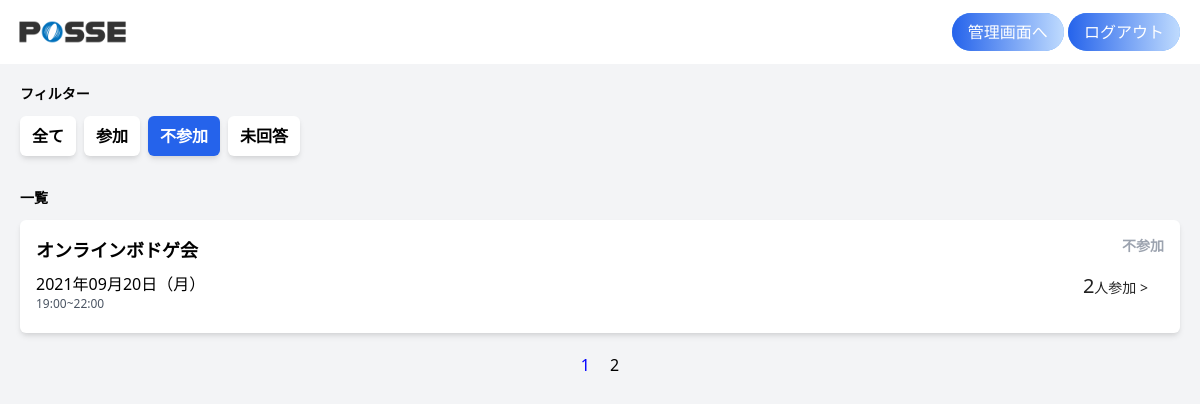
/index.php/?page_id=1&status_id=2 (signed in), run on the app's committed database.
### tables this page shows
CREATE TABLE `events` (
  `id` int NOT NULL,
  `name` varchar(10) NOT NULL,
  `start_at` datetime DEFAULT NULL,
  `end_at` datetime DEFAULT NULL,
  `created_at` datetime DEFAULT CURRENT_TIMESTAMP,
  `updated_at` datetime DEFAULT CURRENT_TIMESTAMP ON UPDATE CURRENT_TIMESTAMP,
  `deleted_at` datetime DEFAULT NULL
);

CREATE TABLE `status` (
  `id` int NOT NULL,
  `name` varchar(255) NOT NULL
);

### src/index.php (the view, shortened to what this page needs)
<?php
require('dbconnect.php');
function get_day_of_week($w)
{
  $day_of_week_list = ['日', '月', '火', '水', '木', '金', '土'];
  return $day_of_week_list["$w"];
}
$user_id = $_SESSION["ID"];
?>
<!DOCTYPE html>
<html lang="ja">
<head>
  <link href="https://unpkg.com/tailwindcss@^2/dist/tailwind.min.css" rel="stylesheet">
  <link rel="stylesheet" href="/style.css">
</head>
<body>
  <header class="h-16">
    <div class="flex justify-between items-center w-full h-full mx-auto pl-2 pr-5">
      <div class="h-full">
        <a href="/"><img src="/img/header-logo.png" alt="" class="h-full"></a>
      </div>
      <div>
        <?php if ($_SESSION["ADMIN"] == 1) : ?>
          <a href="/manage/eventlist" class="text-white bg-blue-400 px-4 py-2 rounded-3xl bg-gradient-to-r from-blue-600 to-blue-200">管理画面へ</a>
        <?php endif ?>
        <a href="/session/logout.php" class="text-white bg-blue-400 px-4 py-2 rounded-3xl bg-gradient-to-r from-blue-600 to-blue-200">ログアウト</a>
      </div>
    </div>
  </header>
  <main class="bg-gray-100 h-screen">
    <div class="w-full mx-auto p-5">
      <div id="filter" class="mb-8">
        <h2 class="text-sm font-bold mb-3">フィルター</h2>
        <div class="flex">
          <a href="/index.php/?page_id=1" class="px-3 py-2 text-md font-bold mr-2 rounded-md shadow-md <?= !$_GET['status_id'] && $_GET['status_id'] != "0" ? "bg-blue-600 text-white" : "bg-white" ?> ">全て</a>
          <a href="/index.php/?page_id=1&status_id=1" class="px-3 py-2 text-md font-bold mr-2 rounded-md shadow-md <?= $_GET['status_id'] == 1 ? "bg-blue-600 text-white" : "bg-white" ?> ">参加</a>
          <a href="/index.php/?page_id=1&status_id=2" class="px-3 py-2 text-md font-bold mr-2 rounded-md shadow-md <?= $_GET['status_id'] == 2 ? "bg-blue-600 text-white" : "bg-white" ?>">不参加</a>
          <a href="/index.php/?page_id=1&status_id=0" class="px-3 py-2 text-md font-bold mr-2 rounded-md shadow-md <?= $_GET['status_id'] == "0" ? "bg-blue-600 text-white" : "bg-white" ?>">未回答</a>
        </div>
      </div>
      <?php
      $get_status_id = $_GET['status_id'];
      ?>
      <div id="events-list">
        <div class="flex justify-between items-center mb-3">
          <h2 class="text-sm font-bold">一覧</h2>
        </div>
        <?php
        $Selected_events_number = $db->query("SELECT  count(*) FROM events WHERE CURDATE() <= start_at")->fetch(PDO::FETCH_COLUMN);
        if ($get_status_id == "none" || $get_status_id == null) {
          $status_sql = "";
          $get_status_id == "none";
        } else {
          $status_sql = "AND event_attendance.status_id = $get_status_id";
        }
        $Selected_All_events = "SELECT events.id, events.name, events.start_at, events.end_at , status.id as status_id , status.name as status_name FROM events
        INNER JOIN event_attendance ON events.id = event_attendance.event_id
        INNER JOIN status ON event_attendance.status_id = status.id
        WHERE  event_attendance.user_id = $user_id AND CURDATE() <= events.start_at $status_sql
        ORDER BY events.start_at";
        $event_contents = $db->query($Selected_All_events)->fetchAll();
        $participants_number_sql = "SELECT events.id , COUNT(event_attendance.user_id) as number, GROUP_CONCAT( ' \n', users.name ) as user_names FROM events
        INNER JOIN event_attendance ON events.id = event_attendance.event_id
        INNER JOIN status ON event_attendance.status_id = status.id
        INNER JOIN users ON event_attendance.user_id =  users.id
        WHERE  event_attendance.status_id = 1 AND CURDATE() <= events.start_at
        GROUP BY events.id
        ORDER BY events.start_at";
        $participants_number = $db->query($participants_number_sql)->fetchAll(PDO::FETCH_ASSOC | PDO::FETCH_UNIQUE);
        $max_page = ceil($Selected_events_number / MAX);
        if (!isset($_GET['page_id'])) {
          $now = 1;
        } else {
          $now = $_GET['page_id'];
        }
        $start_no = ($now - 1) * MAX;
        $display_data = array_slice($event_contents, $start_no, MAX, true);
        ?>
        <?php foreach ($display_data as $event) : ?>
          <?php
          $start_date = strtotime($event['start_at']);
          $end_date = strtotime($event['end_at']);
          $day_of_week = get_day_of_week(date("w", $start_date));
          ?>
          <div class="modal-open bg-white mb-3 p-4 flex justify-between rounded-md shadow-md cursor-pointer" id="event-<?= $event['id']; ?>">
            <div>
              <h3 class="font-bold text-lg mb-2"><?php echo $event['name'] ?></h3>
              <p><?php echo date("Y年m月d日（${day_of_week}）", $start_date); ?></p>
              <p class="text-xs text-gray-600">
                <?php echo date("H:i", $start_date) . "~" . date("H:i", $end_date); ?>
              </p>
            </div>
            <div class="flex flex-col justify-between text-right">
              <div>
                <?php switch ($event["status_id"]):
                  case 0: ?>
                  <?php
                  case 2: ?>
                    <p class="text-sm font-bold text-gray-400"><?= $event["status_name"] ?></p>
                    <?php break; ?>
                <?php endswitch; ?>
              </div>
              <ul class="menu">
                <li class="menu__item">
                  <a class="text-sm menu__item__link js-menu__item__link"><span class="text-xl"><?= $participants_number[$event['id']]["number"] ?? 0; ?></span>人参加 ></a>
                </li>
              </ul>
            </div>
          </div>
        <?php endforeach; ?>
        <div class="pager-num">
          <?php for ($i = 1; $i <= $max_page; $i++) { ?>
            <?php if ($i == $now) { ?>
              <span class="bule_word page-number"><?php echo $now; ?></span>
            <?php
            } else { ?>
          <?php echo '<a class="page-number"  href="/?page_id=' . $i . '&status_id=' . $get_status_id . '">' . $i . '</a>';
            }
          } ?>
        </div>
      </div>
  </main>
</body>
</html>

### src/style.css (style rules this page uses)
.pager-num { display: flex; justify-content: center; align-items: center; margin-top: 20px; margin-bottom: 20px; }
.bule_word { color: blue; }
.page-number { margin-left: 10px; margin-right: 10px; }
.menu__item { background: #fff; color: #222; cursor: pointer; display: block; margin-bottom: 1px; position: relative; }
.menu__item__link { display: block; padding: 1rem; }

### data on the page
events: name "オンラインボドゲ会", start_at "2021年09月20日（月）", start_at "19:00", end_at "22:00", status.name "不参加", id "2"
